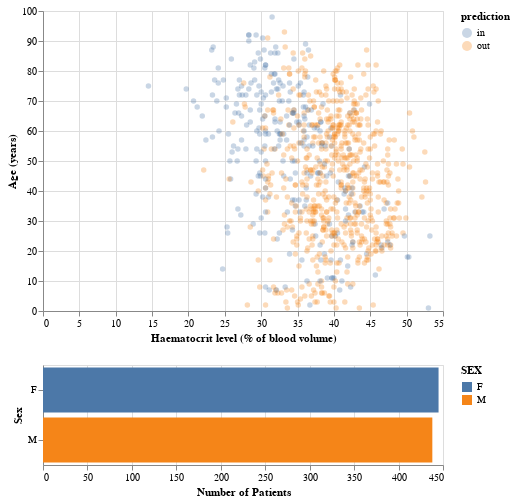

Notebook cell for this chart:
### Code cell
age_vs_haematocrit = alt.Chart(patient_test_predict, width = 400, height = 300
                               ).mark_circle(opacity=0.3).encode(
                                   x = alt.Y("HAEMATOCRIT", title = "Haematocrit level (% of blood volume)"),
                                   y = alt.X("AGE", title = "Age (years)"),
                                   color = alt.condition(select_sex, "prediction", alt.value('lightgray')),
                               )
(age_vs_haematocrit & sex_distribution).resolve_scale(color='independent')

### Figure 1 — Vega-Lite specification as saved in the notebook (floating-point values rounded to 4 significant figures; data arrays with more than 128 entries replaced by an {"elided": "..."} marker saying what was removed)
{"config": {"view": {"continuousWidth": 300, "continuousHeight": 300}}, "vconcat": [{"mark": {"type": "circle", "opacity": 0.3}, "encoding": {"color": {"condition": {"param": "param_8", "field": "prediction"}, "value": "lightgray"}, "x": {"field": "HAEMATOCRIT", "title": "Haematocrit level (% of blood volume)", "type": "quantitative"}, "y": {"field": "AGE", "title": "Age (years)", "type": "quantitative"}}, "height": 300, "width": 400}, {"mark": {"type": "bar"}, "encoding": {"color": {"condition": {"param": "param_8", "field": "SEX"}, "value": "lightgray"}, "tooltip": {"aggregate": "count", "type": "quantitative"}, "x": {"aggregate": "count", "title": "Number of Patients", "type": "quantitative"}, "y": {"field": "SEX", "title": "Sex", "type": "nominal"}}, "height": 100, "name": "view_18", "width": 400}], "data": {"name": "data-42a620fdad65e14dee2dbb0f6566e9e5"}, "params": [{"name": "param_8", "select": {"type": "point", "fields": ["SEX"]}, "views": ["view_18"]}], "resolve": {"scale": {"color": "independent"}}, "$schema": "https://vega.github.io/schema/vega-lite/v5.16.3.json", "datasets": {"data-42a620fdad65e14dee2dbb0f6566e9e5": {"elided": "883 records"}}}
